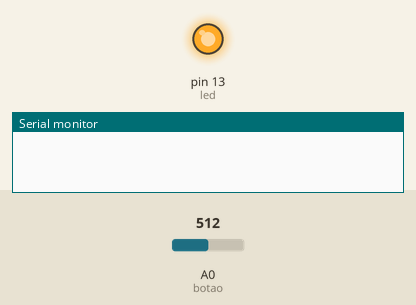
A sketch run on a simulated Arduino Uno, built with avr-gcc and run on an emulated ATmega328P. On the bench: output pins drawn as LEDs (lit = HIGH), the last lines printed to the serial monitor. Dashed ring = blinking. The test bench sets the inputs (shaded band); at power-on: A0 (botao) = 512.

Above: at 1.2 s.
1.3 s: A0 (botao) set to 806
2.8 s: A0 (botao) set to 827
At 3.25 s:
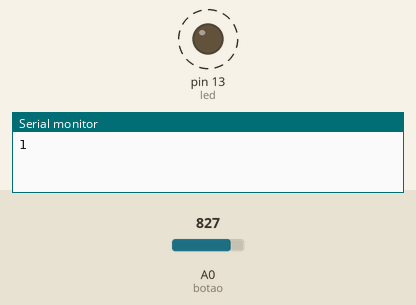
5.8 s: A0 (botao) set to 716
At 7.0 s:
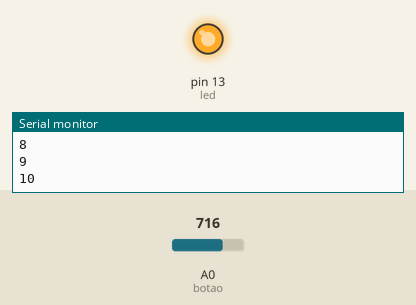
7.3 s: A0 (botao) set to 900
At 8.05 s:
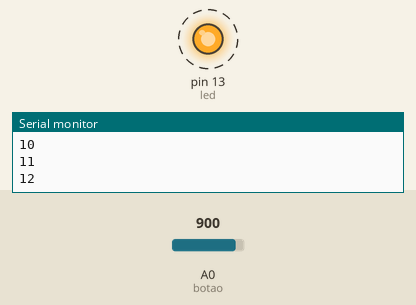
Timing chart, 0 to 11.3 s (numbered marks = the images above; inputs shaded):
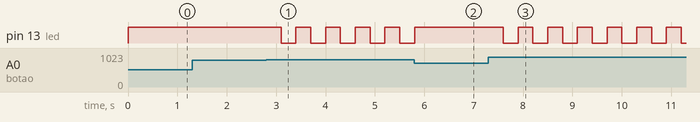

The sketch:

varios_botoes_1_entrada.ino
```cpp
int led = 13;
int botao = A0;
int valorLido = 0;
int cont = 0;
void setup() {
  pinMode(led, OUTPUT);
  pinMode(botao, INPUT);
  Serial.begin(9600);
}

void loop() {
  valorLido = analogRead(botao) / 4;
  //Serial.println(valorLido);
  if (valorLido > 204 && valorLido <= 255) {
      delay(300);
      cont++;
      Serial.println(cont);
  }
  if((cont%2) == 0){
    digitalWrite(led,HIGH);
  }else{
    digitalWrite(led,LOW);
  }
}
```

Measured:
- the behaviour switches between 819 and 820 on A0 (botao) (found by bisection; images 0 and 1)
- after the input at 1.3 s, every drawn part: stays the same
- after the input at 2.8 s, pin 13 (led): alternates HIGH for 0.30 s and LOW for 0.30 s, starting after 0.30 s
- after the input at 5.8 s, pin 13 (led): goes on until 5.8 s, then stays HIGH
- after the input at 7.3 s, pin 13 (led): alternates HIGH for 0.30 s and LOW for 0.30 s, starting after 0.30 s
